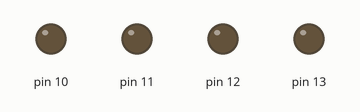
Recording of a sketch running on a simulated Arduino Uno, built with avr-gcc and run on an emulated ATmega328P. Parts: output pins drawn as LEDs (lit = HIGH).

Above: at 0.2 s.
At 0.7 s:
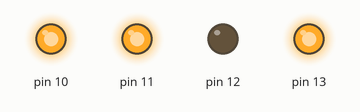
At 1.2 s:
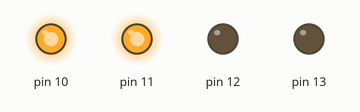
At 2.7 s:
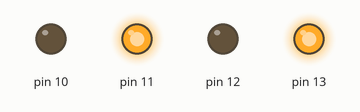
At 3.2 s:
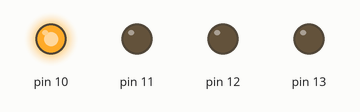
At 5.2 s:
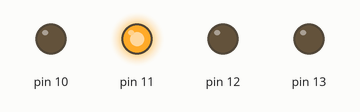
Timing chart, 0 to 5.7 s (numbered marks = the images above):
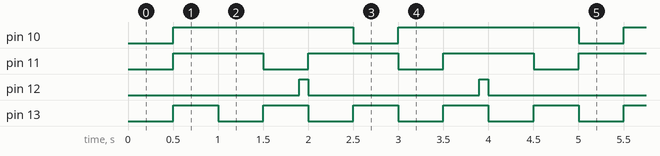

Measured:
- by itself, pin 10: alternates HIGH for 2.0 s and LOW for 0.50 s
- by itself, pin 11: alternates HIGH for 1.0 s and LOW for 0.50 s
- by itself, pin 12: alternates HIGH for 0.10 s and LOW for 1.9 s
- by itself, pin 13: alternates HIGH for 0.50 s and LOW for 0.50 s

The sketch:

MultipleLeds.ino
```cpp
class Led {
    short pin;
    short state;
    long onTime;
    long offTime;
    unsigned long lastUpdate;

public:
    Led (int pin, long on, long off) {
        pinMode(pin, OUTPUT);
        this->pin = pin;
        this->onTime = on;
        this->offTime = off;
        this->state = LOW;
        this->lastUpdate = 0L;
    }
    void update () {
        unsigned long now = millis();
        if ((this->state == HIGH) && (now - this->lastUpdate >= this->onTime)) {
            this->state = LOW;
            digitalWrite(this->pin, this->state);
            this->lastUpdate = millis();
        }
        else if ((this->state == LOW) && (now - this->lastUpdate >= this->offTime)) {
            this->state = HIGH;
            digitalWrite(this->pin, this->state);
            this->lastUpdate = millis();
        }
    }
};

Led l1(12, 100, 1900);
Led l2(11, 1000, 500);
Led l3(10, 2000, 500);
Led l4(13, 500, 500);

void setup() {}

void loop() {
    l1.update();
    l2.update();
    l3.update();
    l4.update();
}
```
